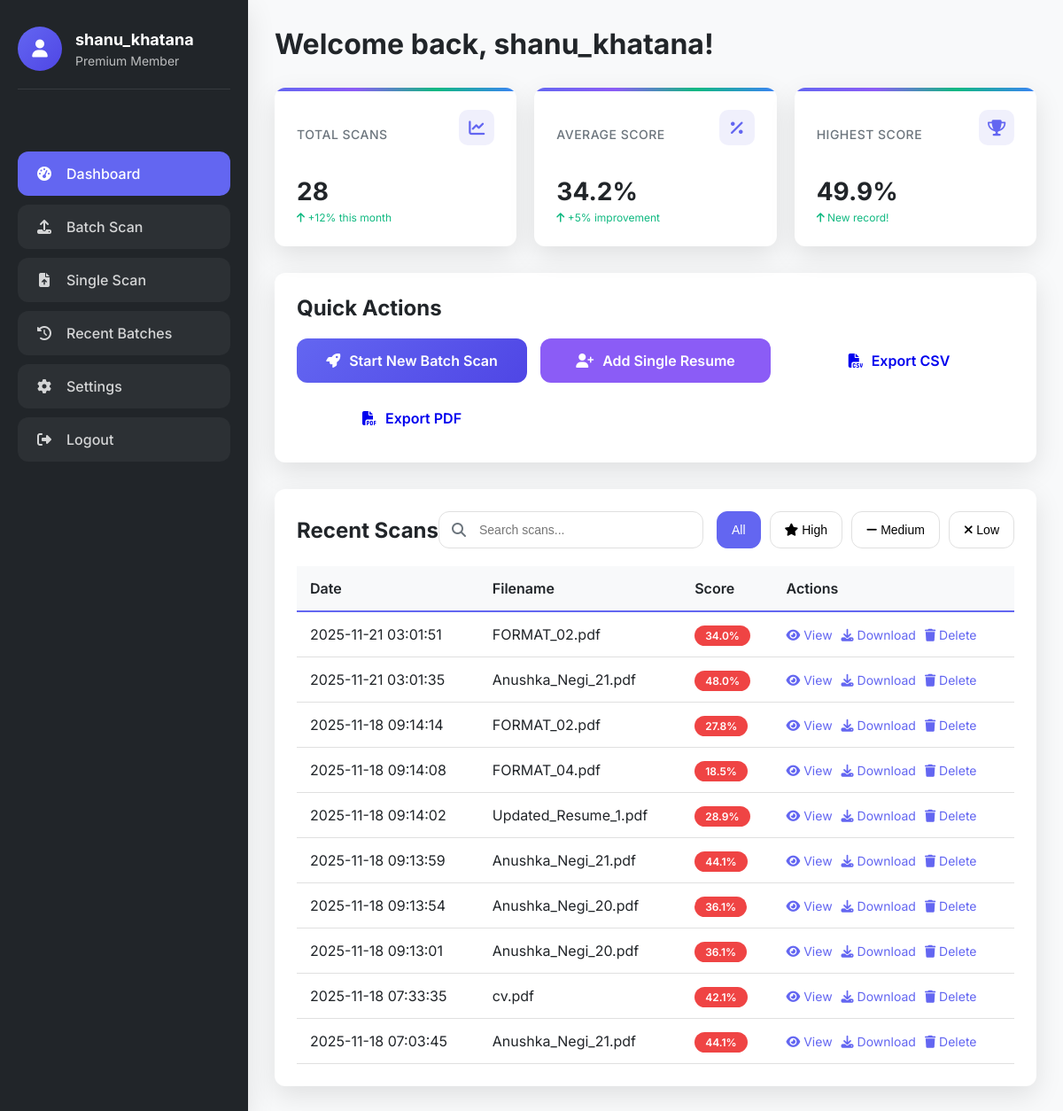
The app's page /dashboard (signed in) with its own data.
### tables this page shows
CREATE TABLE scans (
            id INTEGER PRIMARY KEY AUTOINCREMENT,
            user_id INTEGER,
            filename TEXT,
            job_description TEXT,
            similarity_score REAL,
            matched_skills TEXT,
            missing_skills TEXT,
            scan_date TIMESTAMP DEFAULT CURRENT_TIMESTAMP, years_experience INTEGER DEFAULT 0, education_level INTEGER DEFAULT 0,
            FOREIGN KEY (user_id) REFERENCES users (id)
        );

### app.py (the view, shortened to what this page needs)
@app.route("/dashboard")
def dashboard():
    if "username" not in session:
        flash("Please login first.", "error")
        return redirect(url_for("login"))
    conn = get_db_connection()
    if conn is None:
        return
    c = conn.cursor()
    try:
        c.execute("SELECT COUNT(*) FROM scans WHERE user_id=?", (session["user_id"],))
        total_scans = c.fetchone()[0]
        c.execute("PRAGMA table_info(scans)")
        columns = [row[1] for row in c.fetchall()]
        has_years_experience = 'years_experience' in columns
        has_education_level = 'education_level' in columns
        if has_years_experience and has_education_level:
            c.execute("SELECT AVG(similarity_score) FROM scans WHERE user_id=?", (session["user_id"],))
            avg_score_result = c.fetchone()
            avg_score = round(avg_score_result[0], 1) if avg_score_result[0] else 0
            c.execute("SELECT MAX(similarity_score) FROM scans WHERE user_id=?", (session["user_id"],))
            high_score_result = c.fetchone()
            high_score = round(high_score_result[0], 1) if high_score_result[0] else 0
        else:
            avg_score = 0
            high_score = 0
        recent_batch = session.get('batch_results', [])
        if has_years_experience and has_education_level:
            c.execute("""
                SELECT id, filename, similarity_score, scan_date, matched_skills, missing_skills,
                       years_experience, education_level
                FROM scans
                WHERE user_id = ?
                ORDER BY scan_date DESC
                LIMIT 10
            """, (session["user_id"],))
        scans = c.fetchall()
        conn.close()
        formatted_scans = []
        for scan in scans:
            formatted_scan = {
                'id': scan[0],
                'filename': scan[1],
                'score': scan[2],
                'date': scan[3],
                'matched_skills': scan[4].split(',') if scan[4] else [],
                'missing_skills': scan[5].split(',') if scan[5] else [],
                'years_experience': scan[6] if len(scan) > 6 else 0,
                'education_level': scan[7] if len(scan) > 7 else 0
            }
            formatted_scans.append(formatted_scan)
        return render_template("dashboard.html",
                         username=session["username"],
                         scans=formatted_scans,
                         total_scans=total_scans,
                         avg_score=avg_score,
                         high_score=high_score,
                         recent_batch=recent_batch)
    except Exception as e:
        logger.error(f"Database error: {str(e)}")
        flash("An error occurred while loading dashboard.", "error")
        return redirect(url_for("login"))

### app.py (called while the page is built)
def get_db_connection():
    try:
        conn = sqlite3.connect("users.db", timeout=30.0)
        conn.execute("PRAGMA busy_timeout = 30000")  # 30 seconds timeout
        return conn
    except Exception as e:
        logger.error(f"Database connection error: {e}")
        return None

### templates/dashboard.html (shortened to what this page needs)
<!DOCTYPE html>
<html lang="en">
<head>
    <link href="https://cdnjs.cloudflare.com/ajax/libs/font-awesome/6.4.0/css/all.min.css" rel="stylesheet">
</head>
<body>
    <div class="dashboard-container">
        <div class="sidebar">
            <div class="sidebar-header">
                <div class="user-info">
                    <div class="user-avatar">
                        <i class="fas fa-user"></i>
                    </div>
                    <div class="user-details">
                        <h3>{{ username }}</h3>
                        <p>Premium Member</p>
                    </div>
                </div>
            </div>
            <nav class="nav-menu">
                <a href="{{ url_for('dashboard') }}" class="nav-item active">
                    <i class="fas fa-tachometer-alt"></i>
                    <span>Dashboard</span>
                </a>
                <a href="{{ url_for('new_batch') }}" class="nav-item">
                    <i class="fas fa-upload"></i>
                    <span>Batch Scan</span>
                </a>
                <a href="{{ url_for('single_scan') }}" class="nav-item">
                    <i class="fas fa-file-upload"></i>
                    <span>Single Scan</span>
                </a>
                <a href="{{ url_for('batch_results') }}" class="nav-item">
                    <i class="fas fa-history"></i>
                    <span>Recent Batches</span>
                </a>
                <a href="{{ url_for('settings') }}" class="nav-item">
                    <i class="fas fa-cog"></i>
                    <span>Settings</span>
                </a>
                <a href="{{ url_for('logout') }}" class="nav-item" onclick="return confirm('Are you sure you want to logout?')">
                    <i class="fas fa-sign-out-alt"></i>
                    <span>Logout</span>
                </a>
            </nav>
        </div>
        <div class="main-content">
            <div class="content-header">
                <h1 class="page-title">Welcome back, {{ username }}!</h1>
            </div>
            <div class="stats-grid">
                <div class="stat-card">
                    <div class="stat-header">
                        <h4 class="stat-title">Total Scans</h4>
                        <div class="stat-icon">
                            <i class="fas fa-chart-line"></i>
                        </div>
                    </div>
                    <div class="stat-value">{{ total_scans }}</div>
                    <div class="stat-change positive">
                        <i class="fas fa-arrow-up"></i> +12% this month
                    </div>
                </div>
                <div class="stat-card">
                    <div class="stat-header">
                        <h4 class="stat-title">Average Score</h4>
                        <div class="stat-icon">
                            <i class="fas fa-percentage"></i>
                        </div>
                    </div>
                    <div class="stat-value">{{ avg_score }}%</div>
                    <div class="stat-change positive">
                        <i class="fas fa-arrow-up"></i> +5% improvement
                    </div>
                </div>
                <div class="stat-card">
                    <div class="stat-header">
                        <h4 class="stat-title">Highest Score</h4>
                        <div class="stat-icon">
                            <i class="fas fa-trophy"></i>
                        </div>
                    </div>
                    <div class="stat-value">{{ high_score }}%</div>
                    <div class="stat-change positive">
                        <i class="fas fa-arrow-up"></i> New record!
                    </div>
                </div>
            </div>
            <div class="quick-actions">
                <h2>Quick Actions</h2>
                <div class="action-buttons">
                    <a href="{{ url_for('new_batch') }}" class="action-btn primary">
                        <i class="fas fa-rocket"></i>
                        Start New Batch Scan
                    </a>
                    <a href="{{ url_for('single_scan') }}" class="action-btn secondary">
                        <i class="fas fa-user-plus"></i>
                        Add Single Resume
                    </a>
                    <a href="/export" class="action-btn">
                        <i class="fas fa-file-csv"></i>
                        Export CSV
                    </a>
                    <a href="/export_pdf" class="action-btn">
                        <i class="fas fa-file-pdf"></i>
                        Export PDF
                    </a>
                </div>
            </div>
            <div class="scans-section">
                <div class="section-header">
                    <h2>Recent Scans</h2>
                    <div class="search-filter">
                        <div class="search-box">
                            <i class="fas fa-search search-icon"></i>
                            <input type="text" id="search-input" placeholder="Search scans...">
                        </div>
                        <div class="filter-buttons">
                            <button class="filter-btn active" onclick="filterScans('all')">
                                All
                            </button>
                            <button class="filter-btn" onclick="filterScans('high')">
                                <i class="fas fa-star"></i> High
                            </button>
                            <button class="filter-btn" onclick="filterScans('medium')">
                                <i class="fas fa-minus"></i> Medium
                            </button>
                            <button class="filter-btn" onclick="filterScans('low')">
                                <i class="fas fa-times"></i> Low
                            </button>
                        </div>
                    </div>
                </div>
                <table class="scans-table">
                    <thead>
                        <tr>
                            <th>Date</th>
                            <th>Filename</th>
                            <th>Score</th>
                            <th>Actions</th>
                        </tr>
                    </thead>
                    <tbody id="scans-tbody">
                        {% if scans %}
                            {% for scan in scans %}
                                <tr data-score="{{ scan.score }}" data-id="{{ scan.id }}">
                                    <td>{{ scan.date }}</td>
                                    <td>{{ scan.filename }}</td>
                                    <td>
                                        <span class="score-badge {% if scan.score >= 70 %}score-high{% elif scan.score >= 50 %}score-medium{% else %}score-low{% endif %}">
                                            {{ "%.1f"|format(scan.score) }}%
                                        </span>
                                    </td>
                                    <td>
                                        <div class="action-links">
                                            <a href="/view_scan/{{ scan.id }}" class="action-link">
                                                <i class="fas fa-eye"></i> View
                                            </a>
                                            <a href="/download_scan/{{ scan.id }}" class="action-link">
                                                <i class="fas fa-download"></i> Download
                                            </a>
                                            <a href="javascript:void(0)" class="action-link" onclick="deleteScan({{ scan.id }})">
                                                <i class="fas fa-trash"></i> Delete
                                            </a>
                                        </div>
                                    </td>
                                </tr>
                            {% endfor %}
                        {% endif %}
                    </tbody>
                </table>
            </div>
        </div>
    </div>
</body>
</html>

### records on screen
scans: date "2025-11-21 03:01:51", filename "FORMAT_02.pdf", score "34.0"
scans: date "2025-11-21 03:01:35", filename "Anushka_Negi_21.pdf", score "48.0"
scans: date "2025-11-18 09:14:14", filename "FORMAT_02.pdf", score "27.8"
scans: date "2025-11-18 09:14:08", filename "FORMAT_04.pdf", score "18.5"
scans: date "2025-11-18 09:14:02", filename "Updated_Resume_1.pdf", score "28.9"
scans: date "2025-11-18 09:13:59", filename "Anushka_Negi_21.pdf", score "44.1"
scans: date "2025-11-18 09:13:54", filename "Anushka_Negi_20.pdf", score "36.1"
scans: date "2025-11-18 09:13:01", filename "Anushka_Negi_20.pdf", score "36.1"
scans: date "2025-11-18 07:33:35", filename "cv.pdf", score "42.1"
scans: date "2025-11-18 07:03:45", filename "Anushka_Negi_21.pdf", score "44.1"

### other values on screen
{{ username }} "shanu_khatana"
{{ total_scans }} "28"
{{ avg_score }} "34.2"
{{ high_score }} "49.9"
